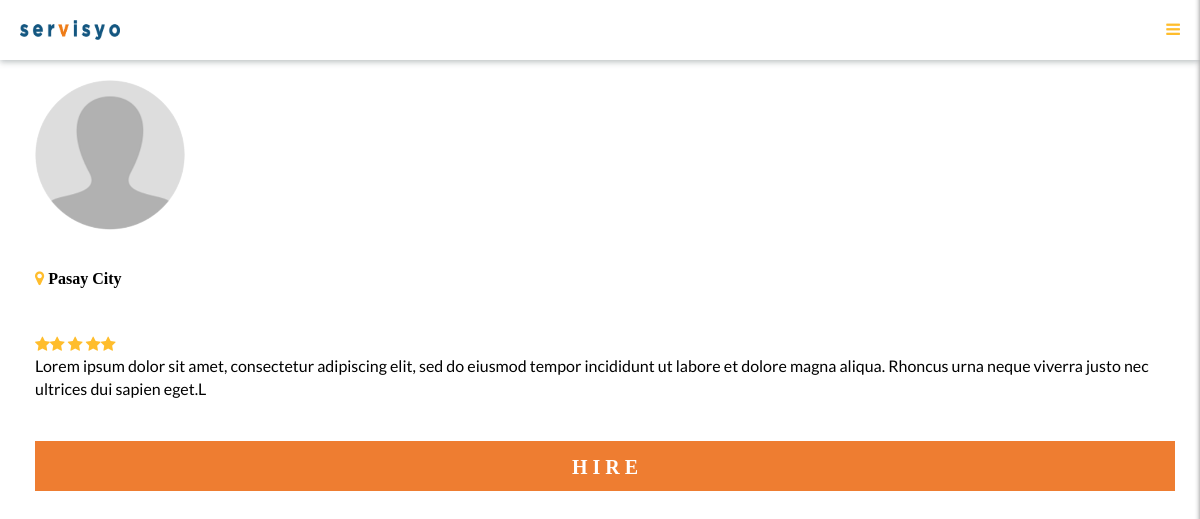
/user/profile/welder@gmail.com, run on an earlier commit of the app's database.
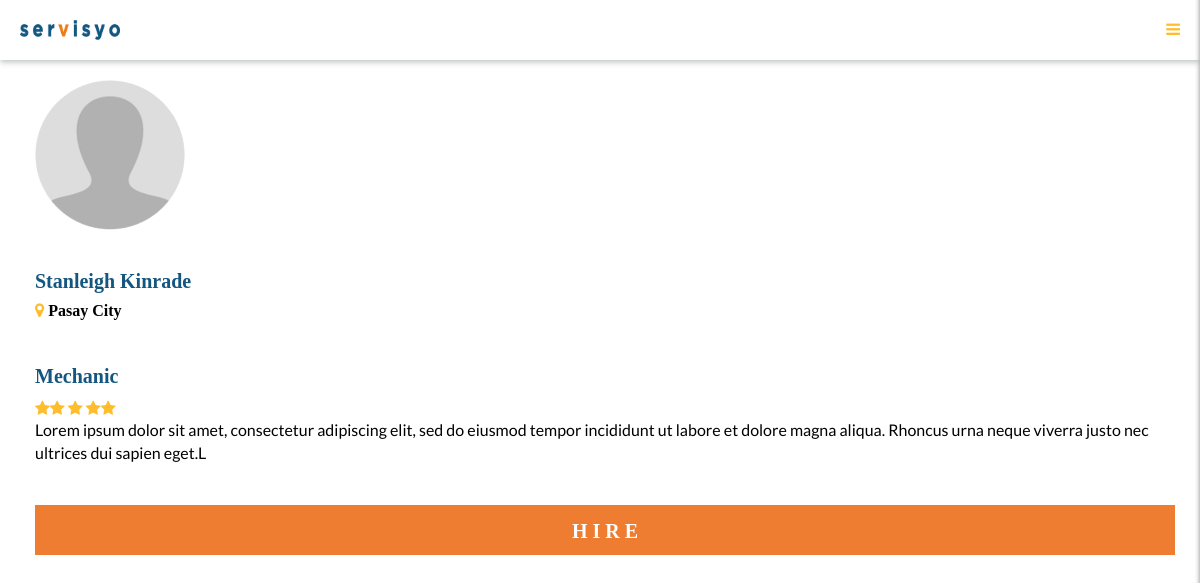
And on a later commit of the database.
### app/models.py (models this page shows, shortened)
class User(db.Model, UserMixin):
    __tablename__ = 'users'
    first_name = db.Column(db.String)
    last_name = db.Column(db.String)
    phone = db.Column(db.String)
    email = db.Column(db.String, primary_key=True)
    gender = db.Column(db.String)
    profession = db.Column(db.String)
    confirmation = db.Column(db.Boolean)
    geolat = db.Column(db.String)
    geolng = db.Column(db.String)
    _password = db.Column(db.String)
    @hybrid_property
    def password(self):
        return self._password

### app/views/user.py (the view)
@userbp.route('/profile/<string:user>')
def profile(user):
    user = models.User.query.filter_by(email=user).first()
    return render_template('pages/profile/index.html', title='Profile', user=user)

### app/templates/pages/profile/index.html
{% extends "././layout/base.html" %}
{% block content %}
<link rel="stylesheet" href="{{ url_for('static', filename='css/profile-index.css') }}"/>
<section class="profile-section">
	<div class="container">
		<div class="row">
			<div class="col-md-12">
				<img class="img-responsive img-circle " src="{{ url_for('static', filename='img/dp.png') }}" style="margin: 0 ;">
				<h2>{{ user.first_name }} {{user.last_name}}</h2>
				<h4><span style="color: #CD2A00;"><i class="fa fa-map-marker" aria-hidden="true"></i></span> Pasay City </h4>
			</div>
		</div>
		<div class="profile-content">
			<h2>{{ user.profession }}</h2>
				<span style="color: #FFBD2C;">
					<i class="fa fa-star" aria-hidden="true"></i><i class="fa fa-star" aria-hidden="true"></i>
					<i class="fa fa-star" aria-hidden="true"></i>
					<i class="fa fa-star" aria-hidden="true"></i><i class="fa fa-star" 	aria-hidden="true"></i>
				</span>
			<p>Lorem ipsum dolor sit amet, consectetur adipiscing elit, sed do eiusmod tempor incididunt ut labore et dolore magna aliqua. Rhoncus urna neque viverra justo nec ultrices dui sapien eget.L</p>
		</div>
		<div style="background-color: #ee7d31; height: 50px;" class="text-center">
			<h2 style="padding-top: 15px; color: #fff;">H I R E</h2>
		</div>
	</div>
</section>
{% endblock %}

### app/templates/layout/base.html (shortened to what this page needs)
<!DOCTYPE html>
{% import "macros.html" as m %}
<html lang="en">
	<head>
		<link rel="stylesheet" href="{{ url_for('static', filename='css/bootstrap.min.css') }}"/>
		<link rel="stylesheet" href="{{ url_for('static', filename='css/font-awesome.min.css') }}"/>
		<link rel="stylesheet" href="{{ url_for('static', filename='css/animate.css') }}"/>
		<link rel="stylesheet" href="{{ url_for('static', filename='css/component.css') }}"/>
		<link rel="stylesheet" href="{{ url_for('static', filename='css/default.css') }}"/>
		<link rel="stylesheet" href="{{ url_for('static', filename='css/servisyo.css') }}"/>
		<link rel="stylesheet" href="{{ url_for('static', filename='css/search.css') }}"/>
	</head>
	<body id="container" class="cbp-spmenu-push">
		{% if current_user.is_authenticated %}
			<nav class="cbp-spmenu cbp-spmenu-vertical cbp-spmenu-right" id="cbp-spmenu-s2">
				<div class="side-top">
					<img src="{{ url_for('static', filename='img/dp.png') }}" class="text-center dp" />=
				</div>
				<a href="{{ url_for('userbp.profile', user=current_user) }}" class="text-center">
					<b>{{ current_user.first_name}} {{current_user.last_name}}</b>
				</a>
				<a href="/looking-for">Service Requests &nbsp;<span class="badge" style="background-color: red;">2</span><span class="fa fa-bell pull-right"></span></a>
				<a href="/user/signout">Sign Out<span class="fa fa-sign-out pull-right"></span></a>
			</nav>
			<div class="top-nav text-right">
				<a href="/">
					<img src="{{ url_for('static', filename='img/logo.png') }}" class="proj-logo pull-left" />
				</a>
				<button id="showRightPush" class="navigator-btn">
					<span class="fa fa-reorder"></span>
				</button>
			</div>
		{% else %}
			<div class="top-nav text-right">
				<a href="/">
					<img src="{{ url_for('static', filename='img/logo.png') }}" class="proj-logo pull-left" />
				</a>
				<button id="showRightPush" class="navigator-btn">
					<span class="fa fa-reorder"></span>
				</button>
			</div>
		{% endif %}
   		<div id="body" class="body">
   			{% block content %}{% endblock %}
   		</div>
	</body>
</html>

### app/static/css/component.css (style rules this page uses)
.cbp-spmenu-push { overflow-x: hidden; position: relative; left: 0; }
.cbp-spmenu, .cbp-spmenu-push { -webkit-transition: all 0.3s ease; -moz-transition: all 0.3s ease; transition: all 0.3s ease; }

### app/static/css/default.css (style rules this page uses)
body, html { font-size: 100%; padding: 0; margin: 0; }
*, *:after, *:before { -webkit-box-sizing: border-box; -moz-box-sizing: border-box; box-sizing: border-box; }
body { font-family: 'Lato', Calibri, Arial, sans-serif; color: #47a3da; }
a { color: #f0f0f0; text-decoration: none; }

### app/static/css/servisyo.css (style rules this page uses)
.top-nav { width: 100%; height: 60px; background-color: #fff; box-shadow: 0 2px 6px rgba(57,73,76,.35); }
.navigator-btn { color: #ffbd2c; background-color: #fff; padding: 0; border: 0; margin-top: 18px; margin-right: 20px; }
.proj-logo { height: 20px; width: 100px; margin-top: 20px; margin-left: 20px; }
.top-nav a { text-decoration: none; }

### app/static/css/profile-index.css (style rules this page uses)
h4 { font-family: Montserrat; margin-top: 10px; margin-bottom: 5px; font-weight: bold; color: #000; font-size: 16px; }
h2 { margin-top: 40px; color: #135680; font-family: Montserrat; font-weight: bold; font-size: 20px; }
img { width: 150px; height: 150px; text-align: center; }
.profile-section { padding: 20px; }
.profile-content p { color: #000;4 font-size: 12px; }
i { color: #FFBD2C; }

What changed in the data, as far as the page shows it:
added User: first_name "Stanleigh", last_name "Kinrade", profession "Mechanic"
